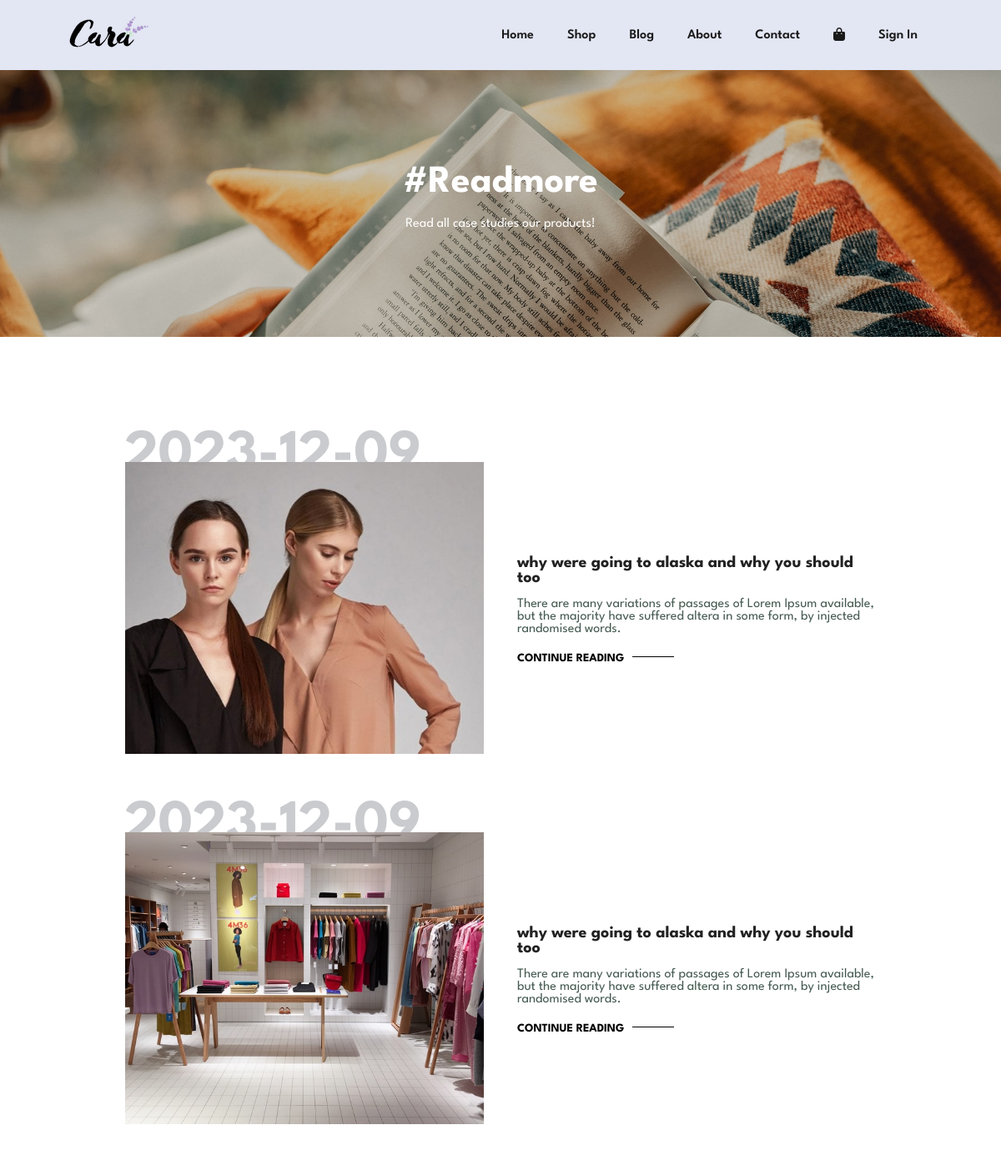
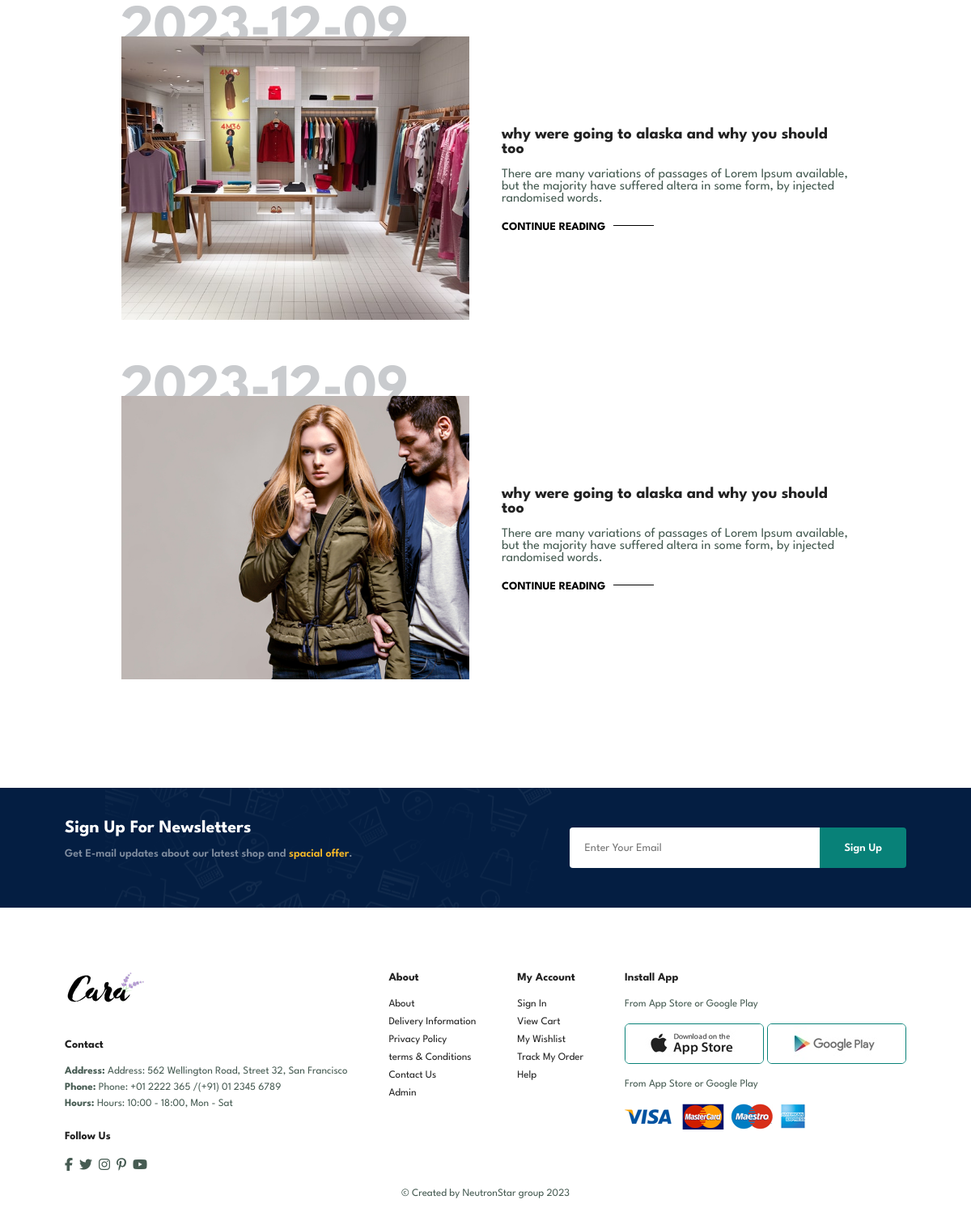
Screenshot of /blog.php with the database file from the repository (2 pictures, top to bottom).
### tables this page shows
CREATE TABLE `logo` (
  `id` int(11) NOT NULL,
  `logo_img` text NOT NULL
);

CREATE TABLE `blog_header` (
  `id` int(11) NOT NULL,
  `title` varchar(255) NOT NULL,
  `subtitle` varchar(255) NOT NULL
);

CREATE TABLE `blog` (
  `id` int(11) NOT NULL,
  `image` text NOT NULL,
  `title` varchar(255) NOT NULL,
  `content` varchar(255) NOT NULL,
  `category` varchar(255) NOT NULL,
  `date` date NOT NULL
);

CREATE TABLE `contact` (
  `id` int(11) NOT NULL,
  `address` varchar(255) NOT NULL,
  `phone` varchar(255) NOT NULL,
  `hours` varchar(255) NOT NULL
);

### blog.php (the view, shortened to what this page needs)
<?php include("header.php");?>
<body>
    <?php include("nabvar.php");?>
    <section id="page-header" class="blog-header">
    <?php
        $sql='select*from blog_header';
        $result=$connection->query($sql);
        $row=mysqli_fetch_array($result);
        ?>
        <h2><?php echo $row['title']; ?></h2>
        <p><?php echo $row['subtitle']; ?></p>
    </section>
    <section id="blog">
    <?php
        $sql = 'select*from blog';
        $result = $connection->query($sql);
        while($row=$result->fetch_assoc()){
            ?>
            <div class="blog-box">
                <div class="blog-img wow animate__fadeInLeft">
                    <img src="./upload/<?php echo $row['image']; ?>" alt="">
                </div>
                <div class="blog-details wow animate__fadeInRight">
                    <h4><?php echo $row['title']; ?></h4>
                    <p><?php echo $row['content']; ?></p>
                    <a href="blog_details.php?id=<?php echo $row['id'];?>">CONTINUE READING</a>
                </div>
                <H1><?php echo $row['date']; ?></H1>
            </div>
        <?php } ?>
    </section>
      <?php include("footer.php"); ?>
</body>
</html>

### nabvar.php (shortened to what this page needs)
<section id="header">
<?php
$sql='select*from logo';
$result=$connection->query($sql);
$row=mysqli_fetch_array($result);
?>
<a href="#"><img src="./upload/<?php echo $row['logo_img'];?>" class="logo" alt=""></a>
<div>
    <ul id="navbar">
        <li><a class="" href="index.php">Home</a></li>
        <li><a href="shop.php">Shop</a></li>
        <li><a href="blog.php">Blog</a></li>
        <li><a href="about.php">About</a></li>
        <li><a href="contact.php">Contact</a></li>
        <li id="lg-bag"><a href="checkout.php"><i class="fa-solid fa-bag-shopping"></i></a></li>
        <?php
            if(isset($_SESSION['user_id'])){
                ?>
        <li><a href="logout.php">Logout(<?php echo $_SESSION['name'];?>)</a></li>
        <?php }
        else{
            ?>
            <li><a href="login.php">Sign In</a></li>
       <?php  } ?>
    </ul>
</div>
</section>

### footer.php (shortened to what this page needs)
    <section id="newsletter" class="section-p1 section-m1">
        <div class="newstext">
            <h4>Sign Up For Newsletters</h4>
            <p>Get E-mail updates about our latest shop and <span>spacial offer</span>.</p>
        </div>
        <div class="form">
            <input type="text" placeholder="Enter Your Email">
            <Button class="normal">Sign Up</Button>
        </div>
    </section>
    <footer class="section-p1">
        <div class="col">
        <?php
        $sql='select*from logo';
        $result=$connection->query($sql);
        $row=mysqli_fetch_array($result);
        ?>
        <a href="#"><img src="./upload/<?php echo $row['logo_img'];?>" class="logo" alt=""></a>
        <div>
        <?php
        $sql = "select*from contact";
        $result = $connection->query($sql);
        $row = mysqli_fetch_array($result);
        ?>
            <h4>Contact</h4>
            <p><strong>Address: </strong> <?php echo $row['address']; ?></p>
            <p><strong>Phone: </strong> <?php echo $row['phone']; ?></p>
            <p><strong>Hours: </strong> <?php echo $row['hours']; ?></p>
        </div>
            <div class="follow">
                <h4>Follow Us</h4>
                <div class="icon">
                    <i class="fa-brands fa-facebook-f"></i>
                    <i class="fa-brands fa-twitter"></i>
                    <i class="fa-brands fa-instagram"></i>
                    <i class="fa-brands fa-pinterest-p"></i>
                    <i class="fa-brands fa-youtube"></i>
                </div>
            </div>
        </div>
        <div class="col">
            <h4>About</h4>
            <a href="#">About</a>
            <a href="#">Delivery Information</a>
            <a href="#">Privacy Policy</a>
            <a href="#">terms & Conditions</a>
            <a href="#">Contact Us</a>
            <a href="admin.php">Admin</a>
        </div>
        <div class="col">
            <h4>My Account</h4>
            <a href="./login page/index.php">Sign In</a>
            <a href="cart.php">View Cart</a>
            <a href="#">My Wishlist</a>
            <a href="#">Track My Order</a>
            <a href="#">Help</a>
        </div>
        <div class="col install">
            <h4>Install App</h4>
            <p>From App Store or Google Play</p>
            <div class="row">
                <img src="./img/pay/app.jpg" alt="">
                <img src="./img/pay/play.jpg" alt="">
            </div>
            <p>From App Store or Google Play</p>
            <img src="./img/pay/pay.png" alt="">
        </div>
        <div class="copyright">
            <p>&copy; Created by NeutronStar group 2023 </p>
        </div>
    </footer>
</body>
</html>

### style.css (style rules this page uses)
* { margin: 0; padding: 0; box-sizing: border-box; font-family: 'League Spartan', sans-serif; }
h1 { font-size: 50px; line-height: 64px; color: #222; }
h2 { font-size: 46px; line-height: 54px; color: #222; }
h4 { font-size: 20px; color: #222; }
p { font-size: 16px; color: #465b52; margin: 15px 0 20px 0; }
.section-p1 { padding: 40px 80px; }
.section-m1 { margin: 40px 0; }
button.normal { font-size: 14px; font-weight: 600; padding: 15px 30px; color: #000; background-color: #fff; border-radius: 4px; cursor: pointer; border: none; outline: none; transition: 0.2s; }
body { width: 100%; }
#header { display: flex; align-items: center; justify-content: space-between; padding: 20px 80px; background-color: #E3E6F3; box-shadow: 0 5px 15px rgb(0, 0, 0, 0.06); z-index: 999; position: sticky; top: 0; left: 0; }
#navbar { display: flex; align-items: center; justify-content: center; }
#navbar li { list-style: none; padding: 0 20px; position: relative; }
#navbar li a { text-decoration: none; font-size: 16px; font-weight: 600; color: #1a1a1a; transition: 0.3s ease; }
#newsletter { display: flex; justify-content: space-between; flex-wrap: wrap; align-items: center; background-image: url(./img/banner/b14.png); background-repeat: no-repeat; background-position: 20% 30%; background-color: #041e42; }
#newsletter h4 { font-size: 22px; font-weight: 700; color: #fff; }
#newsletter p { font-size: 14px; font-weight: 600; color: #818ea0; }
#newsletter p span { color: #ffbd27; }
#newsletter .form { display: flex; width: 40%; }
#newsletter input { height: 3.125rem; padding: 0 1.25em; font-size: 14px; width: 100%; border: 1px solid transparent; border-radius: 4px; outline: none; border-top-right-radius: 0; border-bottom-right-radius: 0; }
#newsletter button { background-color: #088178; color: #fff; white-space: nowrap; border-top-left-radius: 0; border-bottom-left-radius: 0; }
footer { display: flex; justify-content: space-between; flex-wrap: wrap; }
footer .col { display: flex; flex-direction: column; align-items: flex-start; margin-bottom: 20px; }
footer .logo { margin-bottom: 30px; }
footer h4 { font-size: 14px; padding-bottom: 20px; }
footer p { font-size: 13px; margin: 0 0 8px 0; }
footer a { font-size: 13px; text-decoration: none; color: #222; margin-bottom: 10px; }
footer .follow { margin-top: 20px; }
footer .follow i { color: #465b52; padding-right: 4px; cursor: pointer; }
footer .install .row img { border: 1px solid #088178; border-radius: 6px; }
footer .install img { margin: 10px 0 15px 0; }
footer .copyright { width: 100%; align-items: center; text-align: center; }
#page-header { background-image: url('./upload/b1.jpg') !important; width: 100%; height: 40vh; background-size: cover; display: flex; justify-content: center; text-align: center; flex-direction: column; padding: 14px; }
#page-header h2, #page-header p { color: #fff; }
#page-header.blog-header { background-image: url('./upload/b19.jpg') !important; }
#blog { padding: 150px 150px 0 150px; }
#blog .blog-box { display: flex; align-items: center; width: 100%; position: relative; padding-bottom: 90px; }
#blog .blog-img { width: 50%; margin-right: 40px; }
#blog img { width: 100%; height: 350px; object-fit: cover; }
#blog .blog-details { width: 50%; }
#blog .blog-details a { text-decoration: none; font-size: 14px; color: #000; font-weight: 700; position: relative; transition: 0.3s; }
#blog .blog-details a::after { content: ""; width: 50px; height: 1px; background-color: #000; position: absolute; top: 4px; right: -60px; }
#blog .blog-box h1 { position: absolute; top: -40px; left: 0; font-size: 70px; font-weight: 700; color: #c9cbce; z-index: -100; }

### rows the page displays
logo: logo_img (picture)
blog_header: title "#Readmore", subtitle "Read all case studies our products!"
blog: image (picture), title "why were going to alaska and why you should too", content "There are many variations of passages of Lorem Ipsum available, but the majority have suffered altera in some form, by injected randomised words.", date "2023-12-09"
blog: image (picture), title "why were going to alaska and why you should too", content "There are many variations of passages of Lorem Ipsum available, but the majority have suffered altera in some form, by injected randomised words.", date "2023-12-09"
blog: image (picture), title "why were going to alaska and why you should too", content "There are many variations of passages of Lorem Ipsum available, but the majority have suffered altera in some form, by injected randomised words.", date "2023-12-09"
blog: image (picture), title "why were going to alaska and why you should too", content "There are many variations of passages of Lorem Ipsum available, but the majority have suffered altera in some form, by injected randomised words.", date "2023-12-09"
contact: address "Address: 562 Wellington Road, Street 32, San Francisco", phone "Phone: +01 2222 365 /(+91) 01 2345 6789", hours "Hours: 10:00 - 18:00, Mon - Sat"
